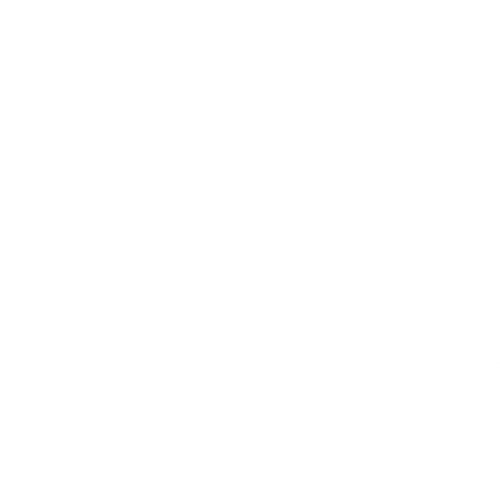
Frame 1 (no input)
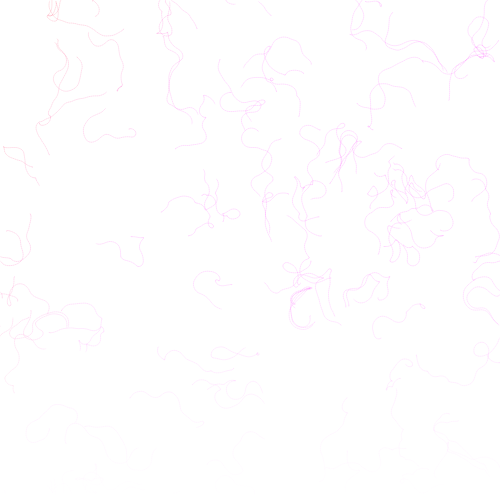
Frame 60 (no input)
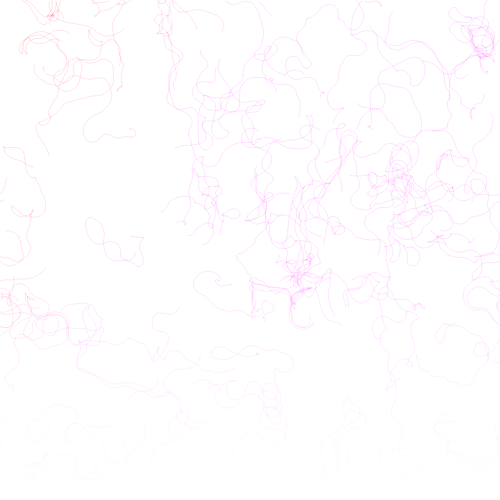
Frame 120 (the mouse pressed at the canvas centre since frame 60)

The p5.js sketch that drew these frames (run headless with seeded random() and noise() and a simulated clock; from frame 60 on, the mouse is pressed at the canvas centre):

// p5.js sketch
// ── sketch.js
let inc = 0.1;
let zoff = 0;
let xoff, yoff;
let scale = 10;
let cols, rows;
let particles;
let flowfield;

function setup() {
	createCanvas(500, 500);
	cols = floor(width/scale);
	rows = floor(height/scale);

	flowfield = new Array(cols * rows);

	particles = new Array();
	for(let i = 0; i < 100; i++) {
		particles[i] = new Particle();
	}
	background(255);
}

function draw() {

	yoff = 0;
	for(let y = 0; y < rows; y++) {
		xoff = 0;
		for(let x = 0; x < cols; x++) {
			let index = x + y * cols;
			let r = noise(xoff, yoff, zoff)*TWO_PI*4;
			let v = p5.Vector.fromAngle(r);
			v.setMag(0.5);
			flowfield[index] = v;

			xoff += inc;
			// stroke(0, 50);
			// strokeWeight(1);
			// push();
			// translate(x * scale, y * scale);
			// rotate(v.heading());
			// line(0, 0, scale, 0);
			// pop();
		}
		yoff += inc;
		zoff += 0.001;
	}
	for(let z = 0; z < 100; z++) {
		particles[z].follow(flowfield);
		particles[z].show();
		particles[z].update();
		particles[z].edges();
	}
	// noLoop();
}

// ── particle.js
function Particle() {
  this.pos = createVector(random(width), random(height));
  this.vel = createVector(0, 0);
  this.acc = createVector(0, 0);
  this.maxSpeed = 2;
  this.prev = this.pos.copy();

  this.update = function() {
    this.vel.add(this.acc);
    this.vel.limit(this.maxSpeed);
    this.pos.add(this.vel);
    this.acc.mult(0);
  }

  this.follow = function(vectors) {
    var x = floor(this.pos.x / scale);
    var y = floor(this.pos.y / scale);
    var index = x + y * cols;

    var force = vectors[index];
    this.applyForce(force);
  }

  this.applyForce = function(force) {
    this.acc.add(force);
  }

  this.show = function() {
    stroke(this.pos.x+250, this.pos.y-250, this.pos.x + this.pos.y /2, 20);
    strokeWeight(1);
    line(this.pos.x, this.pos.y, this.prev.x, this.prev.y);
   // point(this.pos.x, this.pos.y);
    this.updatePrev();
  }

  this.updatePrev = function() {
    this.prev.x = this.pos.x;
    this.prev.y = this.pos.y;
  }

  this.edges = function() {
    if(this.pos.x > width){
      this.pos.x = 0;
      this.updatePrev();
    }
    if(this.pos.x < 0){
      this.pos.x = width;
      this.updatePrev();
    }
    if(this.pos.y > height){
      this.pos.y = 0;
      this.updatePrev();
    }
    if(this.pos.y < 0){
      this.pos.y = height;
      this.updatePrev();
    }
  }
}
